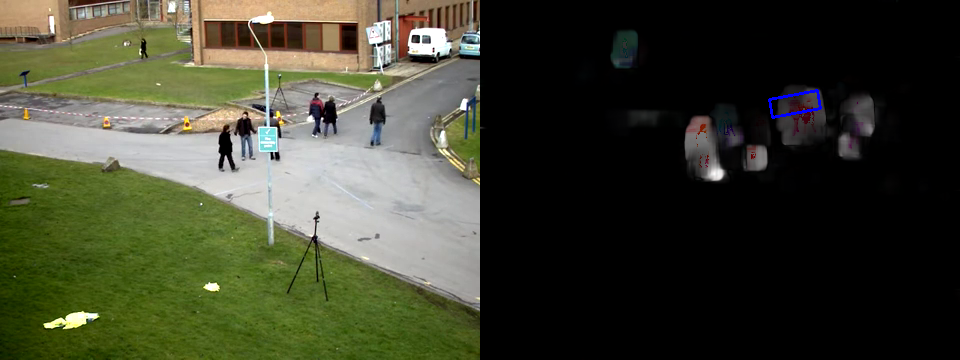
#> input picture taller_5/imagenes/camshift_fr_100.png, 960 x 360 px, given in place of vtest.mp4, which was not available
$ python dense_meanshift.py
#> lines starting #> are read from the running program, lines starting #| are printed output that depends on the picture; after the words box and inside, x2 and y2 are one past the last pixel; in counts of white or black regions, pixels touching at a corner belong together; pictures that were not available may be replaced by others from this repository, and a replacement may not be noted
import numpy as np
import cv2 as cv


cap = cv.VideoCapture(cv.samples.findFile('./Electiva_III/videos/vtest.mp4'))
ret, frame1 = cap.read()
#> frame1 is the input picture: shape (360, 960, 3); mean B, G, R 47.4, 65.5, 63
prvs = cv.cvtColor(frame1, cv.COLOR_BGR2GRAY)
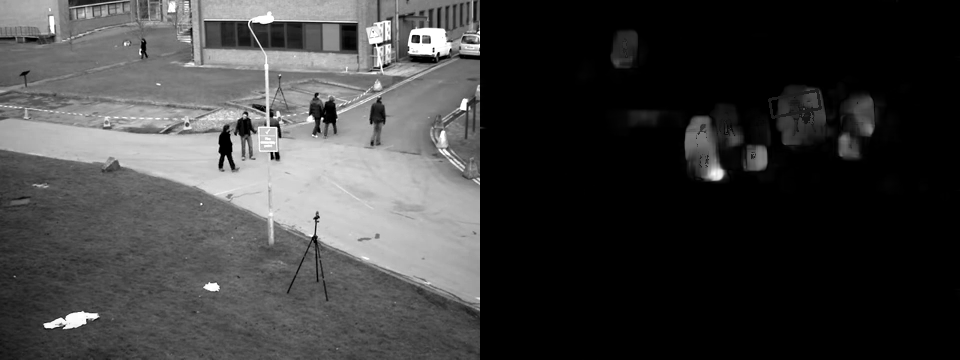
#> prvs: shape (360, 960); min 0, max 255, mean 62.7
hsv = np.zeros_like(frame1)
hsv[..., 1] = 255 # saturacion y brillo para que  sea el maximo

# Seleccionar la región de interés en el primer fotograma
r, h, c, w = 122, 100, 341, 70  #1=> 120, 120, 350, 70 #2=> 157, 110, 371, 70 # 3=> 122, 100, 341, 70
track_window = (c, r, w, h)
roi = frame1[r:r+h, c:c+w]
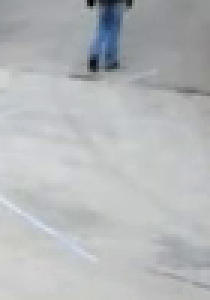
#> roi: shape (100, 70, 3) (shown 3 times larger); mean B, G, R 185.5, 183.6, 181
hsv_roi = cv.cvtColor(roi, cv.COLOR_BGR2HSV)
#> hsv_roi: shape (100, 70, 3); mean H, S, V 86.1, 8.2, 185.8
mask = cv.inRange(hsv_roi, np.array((0., 60., 32.)), np.array((180., 255., 255.)))
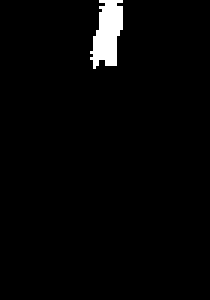
#> mask: shape (100, 70) (shown 3 times larger); 2.4% white; 1 white region, box (x1, y1, x2, y2) and area: (30, 0, 41, 23) 170
roi_hist = cv.calcHist([hsv_roi], [0], mask, [180], [0, 180])
#> roi_hist = 180 values, max 61 at index 108, min 0 at index 0, mean 0.944
cv.normalize(roi_hist, roi_hist, 0, 255, cv.NORM_MINMAX)

# Aplicar MeanShift en cada uno de los fotogramas
term_crit = (cv.TERM_CRITERIA_EPS | cv.TERM_CRITERIA_COUNT, 10, 1)

frame_count = 0
while(1):
    ret, frame2 = cap.read()
    if not ret:
        print('No frames grabbed!')
        break
    frame_count += 1
    next = cv.cvtColor(frame2, cv.COLOR_BGR2GRAY)
    flow = cv.calcOpticalFlowFarneback(prvs, next, None, 0.5, 3, 15, 3, 5, 1.2, 0)
    mag, ang = cv.cartToPolar(flow[..., 0], flow[..., 1])
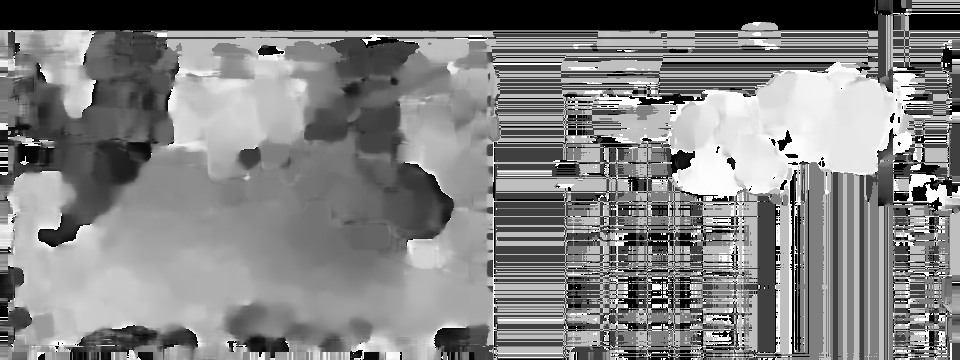
#> ang: shape (360, 960) float32; min 0, max 6.28, mean 3.16; drawn with min black and max white
    hsv[..., 0] = ang*180/np.pi/2
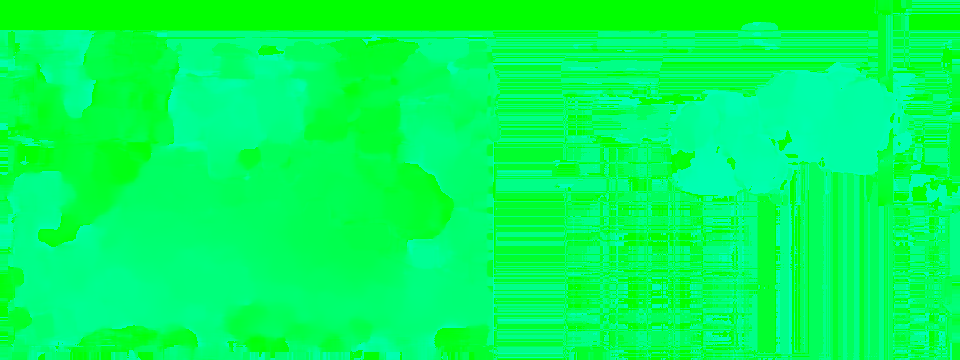
#> hsv: shape (360, 960, 3); mean of channels 0, 1, 2 90.1, 255, 0; drawn as B, G, R
    hsv[..., 2] = cv.normalize(mag, None, 0, 255, cv.NORM_MINMAX)
#> hsv: shape (360, 960, 3); 0.35% of pixels changed, all inside (x1, y1, x2, y2) = (0, 30, 490, 360)
    bgr = cv.cvtColor(hsv, cv.COLOR_HSV2BGR)

    # Aplicar MeanShift en la ROI
    hsv = cv.cvtColor(frame2, cv.COLOR_BGR2HSV)
#> hsv: shape (360, 960, 3); mean H, S, V 25.3, 59.2, 68.5
    dst = cv.calcBackProject([hsv], [0], roi_hist, [0, 180], 1)
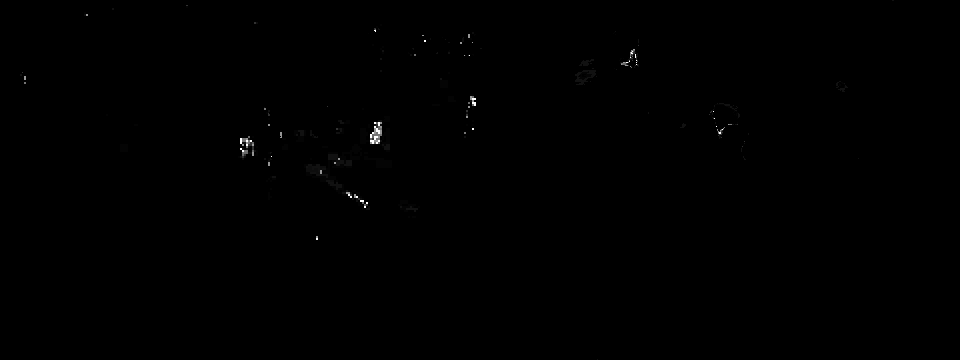
#> dst: shape (360, 960); min 0, max 255, mean 0.4
    ret, track_window = cv.meanShift(dst, track_window, term_crit)
#> ret = 5; track_window = (338, 86, 70, 100)

    # Dibujar el rectángulo en la imagen bgr
    x, y, w, h = track_window
#> x = 338; y = 86; w = 70; h = 100
    cv.rectangle(bgr, (x, y), (x+w, y+h), (0, 0, 255), 2)
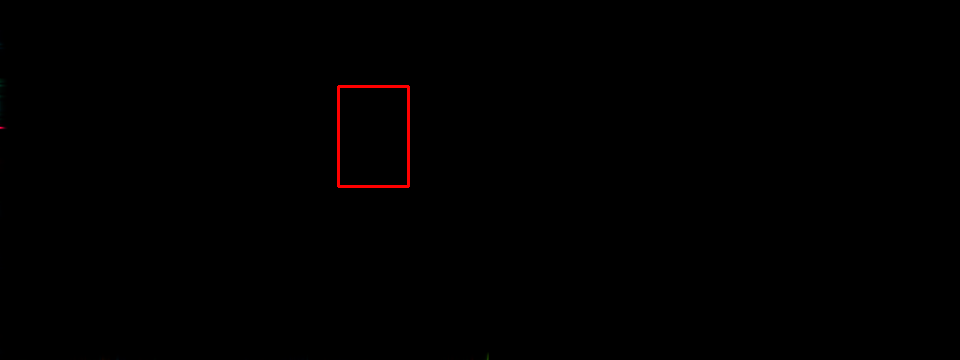
#> bgr: shape (360, 960, 3); mean B, G, R 0, 0, 0.8

    if frame_count == 100:
        concatenated_image = cv.hconcat([frame2, bgr])
        cv.imwrite('./Electiva_III/imagenes/meanshift_fr_{}.png'.format(frame_count), concatenated_image)


    cv.imshow('MeanShift', bgr)
    k = cv.waitKey(30) & 0xff
#> (key Esc is pressed here)
    if k == 27:
        break
    elif k == ord('s'):
        cv.imwrite('./Electiva_III/imagenes/opticalfb1_mean.png', frame2)
        cv.imwrite('./Electiva_III/imagenes/opticalhsv1_mean.png', bgr)
    prvs = next
cv.destroyAllWindows()
